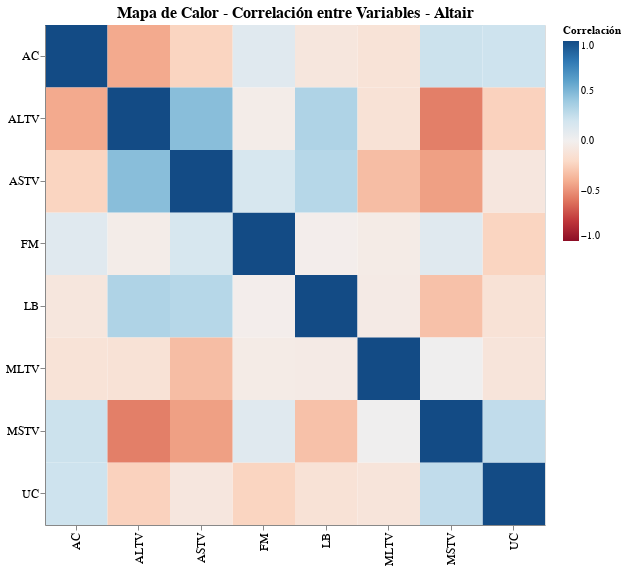

Notebook code cell kept with this figure:
### Markdown cell above
### 5.5 Mapa de Calor - Correlaciones

Función: `plot_correlation_heatmap()`

### Code cell
# Seleccionar variables numericas para correlacion
numeric_vars = ['LB', 'AC', 'FM', 'UC', 'ASTV', 'MSTV', 'ALTV', 'MLTV']

# Mapa de calor de correlaciones
chart_heatmap = plot_correlation_heatmap(df_processed, numeric_vars)
chart_heatmap

### Figure 1 — Vega-Lite specification as saved in the notebook (floating-point values rounded to 4 significant figures)
{"config": {"view": {"continuousWidth": 300, "continuousHeight": 300}, "axis": {"labelFontSize": 12, "titleFontSize": 14}, "title": {"fontSize": 16}}, "data": {"name": "data-96da53728bd3047a8a25fcb4e82147ae"}, "mark": {"type": "rect"}, "encoding": {"color": {"field": "Correlation", "legend": {"title": "Correlación"}, "scale": {"domain": [-1, 1], "scheme": "redblue"}, "type": "quantitative"}, "tooltip": [{"field": "Variable1", "type": "nominal"}, {"field": "Variable2", "type": "nominal"}, {"field": "Correlation", "format": ".2f", "type": "quantitative"}], "x": {"field": "Variable1", "title": "", "type": "nominal"}, "y": {"field": "Variable2", "title": "", "type": "nominal"}}, "height": 500, "title": "Mapa de Calor - Correlación entre Variables - Altair", "width": 500, "$schema": "https://vega.github.io/schema/vega-lite/v5.20.1.json", "datasets": {"data-96da53728bd3047a8a25fcb4e82147ae": [{"Variable1": "LB", "Variable2": "LB", "Correlation": 1.0}, {"Variable1": "AC", "Variable2": "LB", "Correlation": -0.08978}, {"Variable1": "FM", "Variable2": "LB", "Correlation": -0.0187}, {"Variable1": "UC", "Variable2": "LB", "Correlation": -0.1292}, {"Variable1": "ASTV", "Variable2": "LB", "Correlation": 0.3051}, {"Variable1": "MSTV", "Variable2": "LB", "Correlation": -0.3137}, {"Variable1": "ALTV", "Variable2": "LB", "Correlation": 0.3337}, {"Variable1": "MLTV", "Variable2": "LB", "Correlation": -0.04948}, {"Variable1": "LB", "Variable2": "AC", "Correlation": -0.08978}, {"Variable1": "AC", "Variable2": "AC", "Correlation": 1.0}, {"Variable1": "FM", "Variable2": "AC", "Correlation": 0.1115}, {"Variable1": "UC", "Variable2": "AC", "Correlation": 0.2157}, {"Variable1": "ASTV", "Variable2": "AC", "Correlation": -0.2279}, {"Variable1": "MSTV", "Variable2": "AC", "Correlation": 0.2223}, {"Variable1": "ALTV", "Variable2": "AC", "Correlation": -0.4132}, {"Variable1": "MLTV", "Variable2": "AC", "Correlation": -0.1244}, {"Variable1": "LB", "Variable2": "FM", "Correlation": -0.0187}, {"Variable1": "AC", "Variable2": "FM", "Correlation": 0.1115}, {"Variable1": "FM", "Variable2": "FM", "Correlation": 1.0}, {"Variable1": "UC", "Variable2": "FM", "Correlation": -0.2272}, {"Variable1": "ASTV", "Variable2": "FM", "Correlation": 0.1661}, {"Variable1": "MSTV", "Variable2": "FM", "Correlation": 0.1122}, {"Variable1": "ALTV", "Variable2": "FM", "Correlation": -0.03323}, {"Variable1": "MLTV", "Variable2": "FM", "Correlation": -0.0427}, {"Variable1": "LB", "Variable2": "UC", "Correlation": -0.1292}, {"Variable1": "AC", "Variable2": "UC", "Correlation": 0.2157}, {"Variable1": "FM", "Variable2": "UC", "Correlation": -0.2272}, {"Variable1": "UC", "Variable2": "UC", "Correlation": 1.0}, {"Variable1": "ASTV", "Variable2": "UC", "Correlation": -0.08607}, {"Variable1": "MSTV", "Variable2": "UC", "Correlation": 0.2638}, {"Variable1": "ALTV", "Variable2": "UC", "Correlation": -0.2404}, {"Variable1": "MLTV", "Variable2": "UC", "Correlation": -0.1061}, {"Variable1": "LB", "Variable2": "ASTV", "Correlation": 0.3051}, {"Variable1": "AC", "Variable2": "ASTV", "Correlation": -0.2279}, {"Variable1": "FM", "Variable2": "ASTV", "Correlation": 0.1661}, {"Variable1": "UC", "Variable2": "ASTV", "Correlation": -0.08607}, {"Variable1": "ASTV", "Variable2": "ASTV", "Correlation": 1.0}, {"Variable1": "MSTV", "Variable2": "ASTV", "Correlation": -0.4496}, {"Variable1": "ALTV", "Variable2": "ASTV", "Correlation": 0.4611}, {"Variable1": "MLTV", "Variable2": "ASTV", "Correlation": -0.3324}, {"Variable1": "LB", "Variable2": "MSTV", "Correlation": -0.3137}, {"Variable1": "AC", "Variable2": "MSTV", "Correlation": 0.2223}, {"Variable1": "FM", "Variable2": "MSTV", "Correlation": 0.1122}, {"Variable1": "UC", "Variable2": "MSTV", "Correlation": 0.2638}, {"Variable1": "ASTV", "Variable2": "MSTV", "Correlation": -0.4496}, {"Variable1": "MSTV", "Variable2": "MSTV", "Correlation": 1.0}, {"Variable1": "ALTV", "Variable2": "MSTV", "Correlation": -0.5625}, {"Variable1": "MLTV", "Variable2": "MSTV", "Correlation": 0.01828}, {"Variable1": "LB", "Variable2": "ALTV", "Correlation": 0.3337}, {"Variable1": "AC", "Variable2": "ALTV", "Correlation": -0.4132}, {"Variable1": "FM", "Variable2": "ALTV", "Correlation": -0.03323}, {"Variable1": "UC", "Variable2": "ALTV", "Correlation": -0.2404}, {"Variable1": "ASTV", "Variable2": "ALTV", "Correlation": 0.4611}, {"Variable1": "MSTV", "Variable2": "ALTV", "Correlation": -0.5625}, {"Variable1": "ALTV", "Variable2": "ALTV", "Correlation": 1.0}, {"Variable1": "MLTV", "Variable2": "ALTV", "Correlation": -0.1302}, {"Variable1": "LB", "Variable2": "MLTV", "Correlation": -0.04948}, {"Variable1": "AC", "Variable2": "MLTV", "Correlation": -0.1244}, {"Variable1": "FM", "Variable2": "MLTV", "Correlation": -0.0427}, {"Variable1": "UC", "Variable2": "MLTV", "Correlation": -0.1061}, {"Variable1": "ASTV", "Variable2": "MLTV", "Correlation": -0.3324}, {"Variable1": "MSTV", "Variable2": "MLTV", "Correlation": 0.01828}, {"Variable1": "ALTV", "Variable2": "MLTV", "Correlation": -0.1302}, {"Variable1": "MLTV", "Variable2": "MLTV", "Correlation": 1.0}]}}
